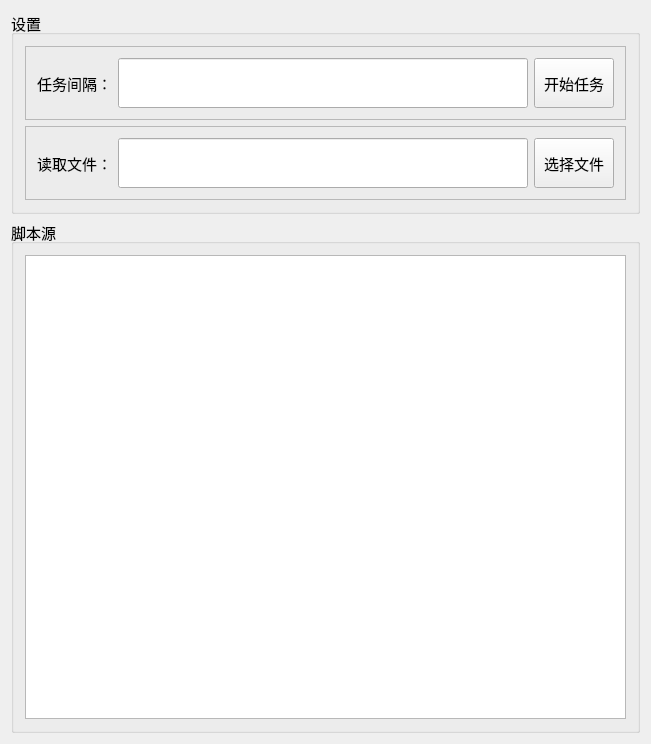
<?xml version="1.0" encoding="UTF-8"?>
<ui version="4.0">
 <class>QtBatchWidgetsClass</class>
 <widget class="QWidget" name="QtBatchWidgetsClass">
  <property name="geometry">
   <rect>
    <x>0</x>
    <y>0</y>
    <width>651</width>
    <height>744</height>
   </rect>
  </property>
  <property name="windowTitle">
   <string>QtBatchWidgetsClass</string>
  </property>
  <layout class="QGridLayout" name="gridLayout_5">
   <item row="0" column="0">
    <widget class="QGroupBox" name="groupBox_2">
     <property name="font">
      <font>
       <pointsize>11</pointsize>
      </font>
     </property>
     <property name="title">
      <string>设置</string>
     </property>
     <layout class="QGridLayout" name="gridLayout_4">
      <item row="0" column="0">
       <widget class="QFrame" name="frame">
        <property name="sizePolicy">
         <sizepolicy hsizetype="Expanding" vsizetype="Preferred">
          <horstretch>0</horstretch>
          <verstretch>0</verstretch>
         </sizepolicy>
        </property>
        <property name="frameShape">
         <enum>QFrame::StyledPanel</enum>
        </property>
        <property name="frameShadow">
         <enum>QFrame::Raised</enum>
        </property>
        <layout class="QGridLayout" name="gridLayout_2">
         <item row="0" column="0">
          <widget class="QLabel" name="label">
           <property name="minimumSize">
            <size>
             <width>0</width>
             <height>50</height>
            </size>
           </property>
           <property name="text">
            <string>任务间隔：</string>
           </property>
          </widget>
         </item>
         <item row="0" column="1">
          <widget class="QLineEdit" name="lineEdit_time">
           <property name="minimumSize">
            <size>
             <width>100</width>
             <height>50</height>
            </size>
           </property>
          </widget>
         </item>
         <item row="0" column="2">
          <widget class="QPushButton" name="pushButton_start">
           <property name="minimumSize">
            <size>
             <width>0</width>
             <height>50</height>
            </size>
           </property>
           <property name="text">
            <string>开始任务</string>
           </property>
          </widget>
         </item>
        </layout>
       </widget>
      </item>
      <item row="1" column="0">
       <widget class="QFrame" name="frame_2">
        <property name="frameShape">
         <enum>QFrame::StyledPanel</enum>
        </property>
        <property name="frameShadow">
         <enum>QFrame::Raised</enum>
        </property>
        <layout class="QGridLayout" name="gridLayout_3">
         <item row="0" column="0">
          <widget class="QLabel" name="label_2">
           <property name="minimumSize">
            <size>
             <width>0</width>
             <height>50</height>
            </size>
           </property>
           <property name="text">
            <string>读取文件：</string>
           </property>
          </widget>
         </item>
         <item row="0" column="1">
          <widget class="QLineEdit" name="lineEdit_file_path">
           <property name="minimumSize">
            <size>
             <width>0</width>
             <height>50</height>
            </size>
           </property>
          </widget>
         </item>
         <item row="0" column="2">
          <widget class="QPushButton" name="pushButton_select_file">
           <property name="minimumSize">
            <size>
             <width>0</width>
             <height>50</height>
            </size>
           </property>
           <property name="text">
            <string>选择文件</string>
           </property>
          </widget>
         </item>
        </layout>
       </widget>
      </item>
     </layout>
    </widget>
   </item>
   <item row="1" column="0">
    <widget class="QGroupBox" name="groupBox">
     <property name="font">
      <font>
       <pointsize>11</pointsize>
      </font>
     </property>
     <property name="title">
      <string>脚本源</string>
     </property>
     <layout class="QGridLayout" name="gridLayout">
      <item row="0" column="0">
       <widget class="QPlainTextEdit" name="plainTextEdit_file_content"/>
      </item>
     </layout>
    </widget>
   </item>
  </layout>
 </widget>
 <layoutdefault spacing="6" margin="11"/>
 <resources/>
 <connections/>
</ui>
